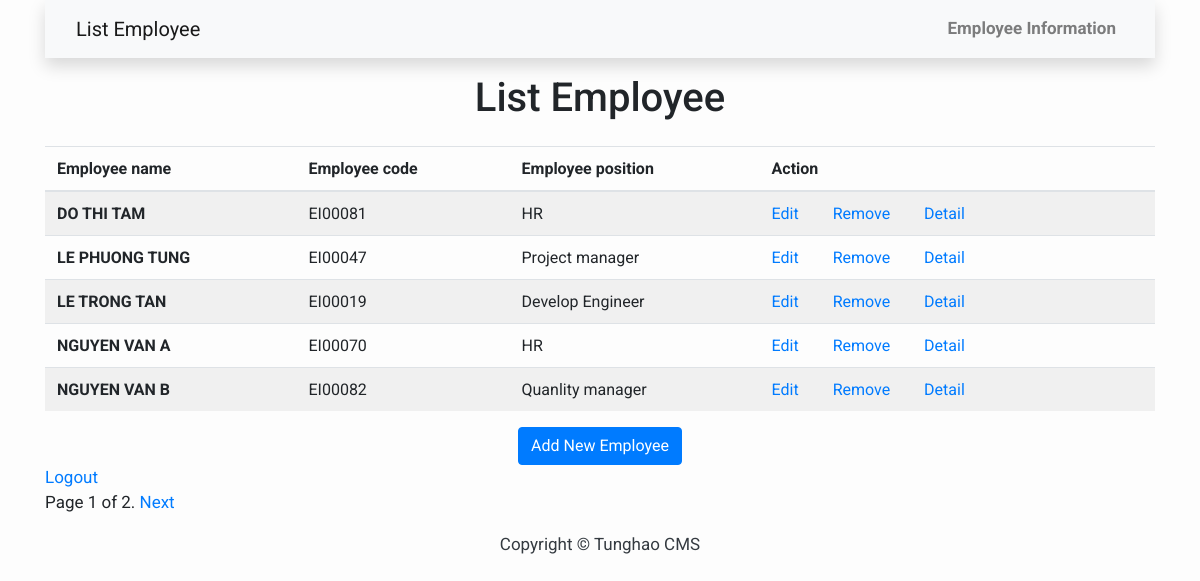
/employee/, run on the app's committed database.
### CVEmp/models.py (models this page shows, shortened)
class Employee(models.Model):
	emp_name = models.CharField(max_length=100, unique=True)
	emp_code = models.CharField(max_length=50, unique=True)
	emp_position = models.CharField(max_length=255)
	emp_img = models.ImageField(upload_to='employee/%Y/%m', null=True)
	class Meta:
		ordering = ('emp_name', 'emp_code')

### CVEmp/views.py (the view)
# urls.py: path('', EmployeeList.as_view(), name="employee_list"),
class EmployeeList(ListView):
	model = Employee
	template_name = 'employee/list_employee.html'
	context_object_name = 'Employees'
	paginate_by = 5

### templates/employee/list_employee.html (shortened to what this page needs)
{% extends "base.html" %}
{% block nav-name %}
	List Employee
{% endblock nav-name %}
{% block content %}
    <h1 style="text-align: center; padding-top: 1rem; padding-bottom: 1rem;">List Employee</h1>
    <table class="table table-striped">
        <thead>
            <tr>
		<th scope="row">Employee name</th>
                <th scope="col">Employee code</th>
                <th scope="col">Employee position</th>
		<th scope="col" class="text-left">Action</th>
            </tr>
        </thead>
        <tbody>
            {% for employee in Employees %}
                <tr>
                    <th scope="row">{{ employee.emp_name }}</th>
                    <td>{{ employee.emp_code }}</td>
                    <td>{{ employee.emp_position }}</td>
                    <td>
			<a style="margin-right: 30px;" href="{% url 'employee:employee_update' employee.id %}">Edit</a>
                        <a style="margin-right: 30px;" href="{% url 'employee:employee_remove' employee.id %}">Remove</a>
                        <a style="margin-right: 30px;" href="{% url 'employee:employee_detail' employee.id %}">Detail</a>
                    </td>
                </tr>
            {% endfor %}
        </tbody>
    </table>
    <div class="text-center">
        <a href="{% url 'employee:employee_create' %}"><button type="button" class="btn btn-primary">Add New Employee</button></a>
    </div>
	<a href="{% url 'logout' %}">Logout</a>
	<div>
 		<span>
    	<span>
      		Page {{ page_obj.number }} of {{ page_obj.paginator.num_pages }}.
    	</span>
    	{% if page_obj.has_next %}
      		<a href="?page={{ page_obj.next_page_number }}">Next</a>
    	{% endif %}
  		</span>
	</div>
{% endblock content %}

### templates/base.html (style rules this page uses)
body { font-family: "Roboto", sans-serif; font-size: 17px; background-color: #fdfdfd; }

### data on the page
Employee: emp_name "DO THI TAM", emp_code "EI00081", emp_position "HR"
Employee: emp_name "LE PHUONG TUNG", emp_code "EI00047", emp_position "Project manager"
Employee: emp_name "LE TRONG TAN", emp_code "EI00019", emp_position "Develop Engineer"
Employee: emp_name "NGUYEN VAN A", emp_code "EI00070", emp_position "HR"
Employee: emp_name "NGUYEN VAN B", emp_code "EI00082", emp_position "Quanlity manager"

### other printed values
{{ page_obj.number }} "1"
{{ page_obj.paginator.num_pages }} "2"
